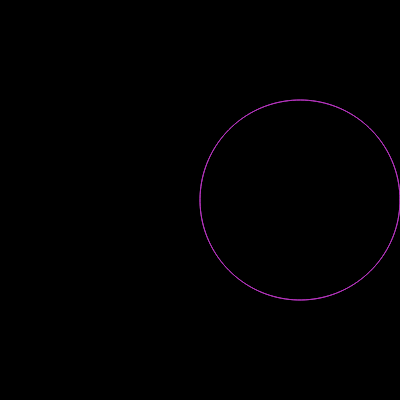
Frame 1 (no input)
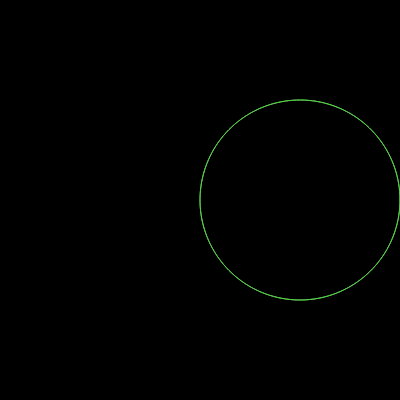
Frame 2 (the mouse pressed at the canvas centre, redrawn once)

The p5.js sketch that drew these frames (run headless with seeded random() and noise() and a simulated clock; the mouse was pressed at the canvas centre and the sketch redrawn once):

// p5.js sketch
// ── sketch.js
// Daniel Shiffman
// http://codingtra.in
// Mathematical Roses
// Video: https://youtu.be/f5QBExMNB1I
// Based on: https://en.wikipedia.org/wiki/Rose_(mathematics)
// Object Oriented Refactor by Sabrina Button 

var Rhodonea = function() {
    this.d = 8;
    this.n = 5;
    this.sliderD;
    this.sliderN;
    this.color;
}

//this is directly adapted from the original draw function
Rhodonea.prototype.draw = function(){
    this.d = this.sliderD.value();
    this.n = this.sliderN.value();
    var k = this.n / this.d;
    //color feature is added
    this.color = color(random()*256,random()*256,random()*256);
    push();
  translate(width / 2, height / 2);
    beginShape();
    stroke(this.color);
    noFill();
    strokeWeight(1);
    for (var a = 0; a < TWO_PI * this.reduceDenominator(); a += 0.02) {
      var r = 200 * cos(k * a);
      var x = r * cos(a);
      var y = r * sin(a);
      vertex(x, y);
    }
    endShape(CLOSE);
    pop();
    noLoop();
}

//this is directly adapted from the original setup for the sliders
Rhodonea.prototype.initialize = function(){
    this.sliderD = createSlider(1,20,10,1);
    this.sliderN = createSlider(1,20,10,1);
    this.sliderD.input(draw);
    this.sliderN.input(draw);
}

//this is directly adapted from the original reduce Denominator function
Rhodonea.prototype.reduceDenominator = function (){
    function rec(a, b){
        return b ? rec(b, a % b) : a;
    }
    return this.d / rec(this.n, this.d);
}

var rose = new Rhodonea();

function setup() {
    createCanvas(400, 400);
    rose.initialize();
 }

function draw() {
  background(0);
  rose.draw();
}
